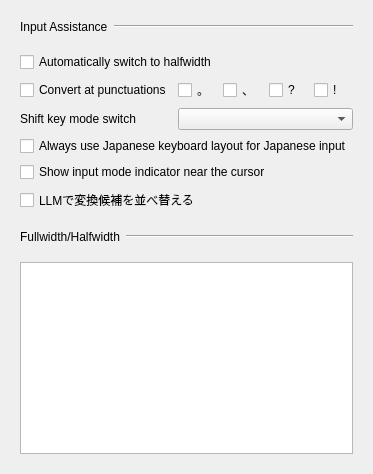
       <widget class="QWidget" name="inputSupportTab">
        <attribute name="title">
         <string>Advanced</string>
        </attribute>
        <layout class="QVBoxLayout" name="inputSupportTabLayout">
         <property name="spacing">
          <number>0</number>
         </property>
         <item>
          <widget class="QFrame" name="inputAssistanceHeader">
           <property name="frameShape">
            <enum>QFrame::Shape::NoFrame</enum>
           </property>
           <property name="class" stdset="0">
            <string>setting-group-header</string>
           </property>
           <layout class="QHBoxLayout" name="horizontalLayout_4">
            <item>
             <widget class="QLabel" name="autoCorrectionLable">
              <property name="text">
               <string>Input Assistance</string>
              </property>
             </widget>
            </item>
            <item>
             <widget class="Line" name="autoCorrectionLine_2">
              <property name="sizePolicy">
               <sizepolicy hsizetype="MinimumExpanding" vsizetype="Fixed">
                <horstretch>0</horstretch>
                <verstretch>0</verstretch>
               </sizepolicy>
              </property>
              <property name="orientation">
               <enum>Qt::Orientation::Horizontal</enum>
              </property>
              <property name="class" stdset="0">
               <string>setting-group-line</string>
              </property>
             </widget>
            </item>
           </layout>
          </widget>
         </item>
         <item>
          <widget class="QFrame" name="inputAssistanceGroup">
           <property name="frameShape">
            <enum>QFrame::Shape::NoFrame</enum>
           </property>
           <property name="class" stdset="0">
            <string>setting-group-layout</string>
           </property>
           <layout class="QGridLayout" name="gridLayout_9">
            <item row="0" column="0" colspan="7">
             <widget class="QCheckBox" name="autoSwitchCompositionMode">
              <property name="text">
               <string>Automatically switch to halfwidth</string>
              </property>
             </widget>
            </item>
            <item row="2" column="0" colspan="3">
             <widget class="QLabel" name="autoCorrectionLable_3">
              <property name="text">
               <string>Shift key mode switch</string>
              </property>
             </widget>
            </item>
            <item row="2" column="3" colspan="4">
             <widget class="QComboBox" name="shiftKeyModeSwitchComboBox">
              <property name="minimumSize">
               <size>
                <width>150</width>
                <height>0</height>
               </size>
              </property>
             </widget>
            </item>
            <item row="1" column="4">
             <widget class="QCheckBox" name="toutenCheckBox">
              <property name="maximumSize">
               <size>
                <width>45</width>
                <height>16777215</height>
               </size>
              </property>
              <property name="text">
               <string>、</string>
              </property>
             </widget>
            </item>
            <item row="1" column="5">
             <widget class="QCheckBox" name="questionMarkCheckBox">
              <property name="maximumSize">
               <size>
                <width>45</width>
                <height>16777215</height>
               </size>
              </property>
              <property name="text">
               <string>?</string>
              </property>
             </widget>
            </item>
            <item row="1" column="0" colspan="3">
             <widget class="QCheckBox" name="useAutoConversion">
              <property name="text">
               <string>Convert at punctuations</string>
              </property>
             </widget>
            </item>
            <item row="1" column="3">
             <widget class="QCheckBox" name="kutenCheckBox">
              <property name="maximumSize">
               <size>
                <width>45</width>
                <height>16777215</height>
               </size>
              </property>
              <property name="text">
               <string>。</string>
              </property>
             </widget>
            </item>
            <item row="1" column="6">
             <widget class="QCheckBox" name="exclamationMarkCheckBox">
              <property name="maximumSize">
               <size>
                <width>45</width>
                <height>16777215</height>
               </size>
              </property>
              <property name="text">
               <string>!</string>
              </property>
             </widget>
            </item>
            <item row="3" column="0" colspan="7">
             <widget class="QCheckBox" name="useJapaneseLayout">
              <property name="enabled">
               <bool>true</bool>
              </property>
              <property name="text">
               <string>Always use Japanese keyboard layout for Japanese input</string>
              </property>
             </widget>
            </item>
            <item row="4" column="0" colspan="7">
             <widget class="QCheckBox" name="useModeIndicator">
              <property name="enabled">
               <bool>true</bool>
              </property>
              <property name="text">
               <string>Show input mode indicator near the cursor</string>
              </property>
             </widget>
            </item>
            <item row="5" column="0" colspan="7">
             <widget class="QCheckBox" name="useCandidateRanking">
              <property name="text">
               <string>LLMで変換候補を並べ替える</string>
              </property>
             </widget>
            </item>
           </layout>
          </widget>
         </item>
         <item>
          <widget class="QFrame" name="fullwidthHalfwidthHeader">
           <property name="frameShape">
            <enum>QFrame::Shape::NoFrame</enum>
           </property>
           <property name="class" stdset="0">
            <string>setting-group-header</string>
           </property>
           <layout class="QHBoxLayout" name="horizontalLayout_6">
            <item>
             <widget class="QLabel" name="autoCorrectionLable_2">
              <property name="text">
               <string>Fullwidth/Halfwidth</string>
              </property>
             </widget>
            </item>
            <item>
             <widget class="Line" name="halffullWidthLine">
              <property name="sizePolicy">
               <sizepolicy hsizetype="MinimumExpanding" vsizetype="Fixed">
                <horstretch>0</horstretch>
                <verstretch>0</verstretch>
               </sizepolicy>
              </property>
              <property name="orientation">
               <enum>Qt::Orientation::Horizontal</enum>
              </property>
              <property name="class" stdset="0">
               <string>setting-group-line</string>
              </property>
             </widget>
            </item>
           </layout>
          </widget>
         </item>
         <item>
          <widget class="QFrame" name="fullwidthHalfwidthGroup">
           <property name="frameShape">
            <enum>QFrame::Shape::NoFrame</enum>
           </property>
           <property name="class" stdset="0">
            <string>setting-group-layout</string>
           </property>
           <layout class="QVBoxLayout" name="verticalLayout_8">
            <item>
             <widget class="CharacterFormEditor" name="characterFormEditor">
              <property name="sizePolicy">
               <sizepolicy hsizetype="Expanding" vsizetype="Expanding">
                <horstretch>0</horstretch>
                <verstretch>0</verstretch>
               </sizepolicy>
              </property>
             </widget>
            </item>
           </layout>
          </widget>
         </item>
        </layout>
       </widget>
